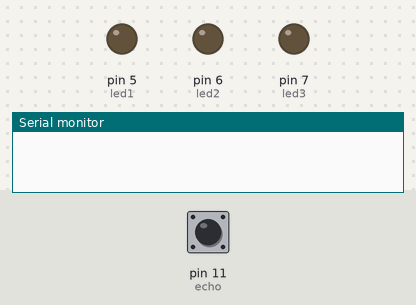
A sketch run on a simulated Arduino Uno, built with avr-gcc and run on an emulated ATmega328P. On the bench: output pins drawn as LEDs (lit = HIGH), the last lines printed to the serial monitor. Inputs (shaded band) come from the test bench; at power-on: pin 11 (echo) LOW. Pins used as bus, display or sensor lines are not drawn.

Above: at 0.1 s.
At 3.7 s:
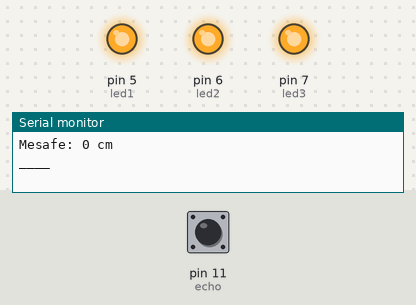
3.8 s: pin 11 (echo) pulsed HIGH 2 times (0.12 s each, 0.3 s apart)
At 5.3 s:
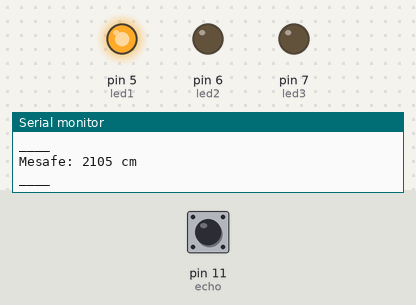
Timing chart, 0 to 8.0 s (numbered marks = the images above; inputs shaded):
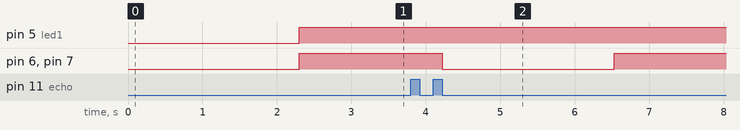

Measured:
- after the input at 3.8 s, pin 6 (led2), pin 7 (led3): HIGH → LOW after 0.42 s, → HIGH 2.3 s later

The sketch:

radar.ino
```cpp
/*
====================================================
 Kullanılan Malzemeler:
- Arduino Uno / Nano
- 1 Adet HC-SR04 Ultrasonik Mesafe Sensörü
- 3 Adet LED (uzaklık göstergesi)
- Jumper kablolar ve dirençler (220Ω önerilir)

 Bağlantılar:
 HC-SR04 Sensörü:
- VCC → 5V
- GND → GND
- TRIG → D10
- ECHO → D11

 LED Bağlantıları:
- LED1 → D5 (uzak mesafe)
- LED2 → D6 (orta mesafe)
- LED3 → D7 (yakın mesafe)
- Ortak uçlar → GND

 Açıklama:
- Mesafe sensörü, nesneye olan uzaklığı ölçer.
- Ölçülen mesafeye göre LED’ler yanar:
  - ≥ 25 cm → sadece LED1 yanar
  - 10 < mesafe < 25 cm → LED1 + LED2 yanar
  - ≤ 10 cm → tüm LED’ler yanar
- Seri monitöre mesafe değeri cm cinsinden yazdırılır.

====================================================
*/

#define trig 10
#define echo 11

long sure;
int mesafe;

// LED pinleri
int led1 = 5;
int led2 = 6;
int led3 = 7;

void setup() {
  Serial.begin(9600);

  pinMode(trig, OUTPUT);
  pinMode(echo, INPUT);

  pinMode(led1, OUTPUT);
  pinMode(led2, OUTPUT);
  pinMode(led3, OUTPUT);
}

void loop() {
  // Ultrasonik sinyal gönder
  digitalWrite(trig, HIGH);
  delay(1000);
  digitalWrite(trig, LOW);

  // Yankı süresini ölç
  sure = pulseIn(echo, HIGH);
  mesafe = (sure / 2) / 28.5;  // cm cinsinden mesafe hesaplama

  // Seri monitöre mesafe bilgisi yazdır
  Serial.print("Mesafe: ");
  Serial.print(mesafe);
  Serial.println(" cm");
  Serial.println("____");
  delay(300);

  // LED kontrolü
  if (mesafe >= 25) {
    digitalWrite(led1, HIGH);
    digitalWrite(led2, LOW);
    digitalWrite(led3, LOW);
  }
  else if (mesafe <= 24 && mesafe > 10) {
    digitalWrite(led1, HIGH);
    digitalWrite(led2, HIGH);
    digitalWrite(led3, LOW);
  }
  else if (mesafe <= 10) {
    digitalWrite(led1, HIGH);
    digitalWrite(led2, HIGH);
    digitalWrite(led3, HIGH);
  }

  delay(10);
}
```
